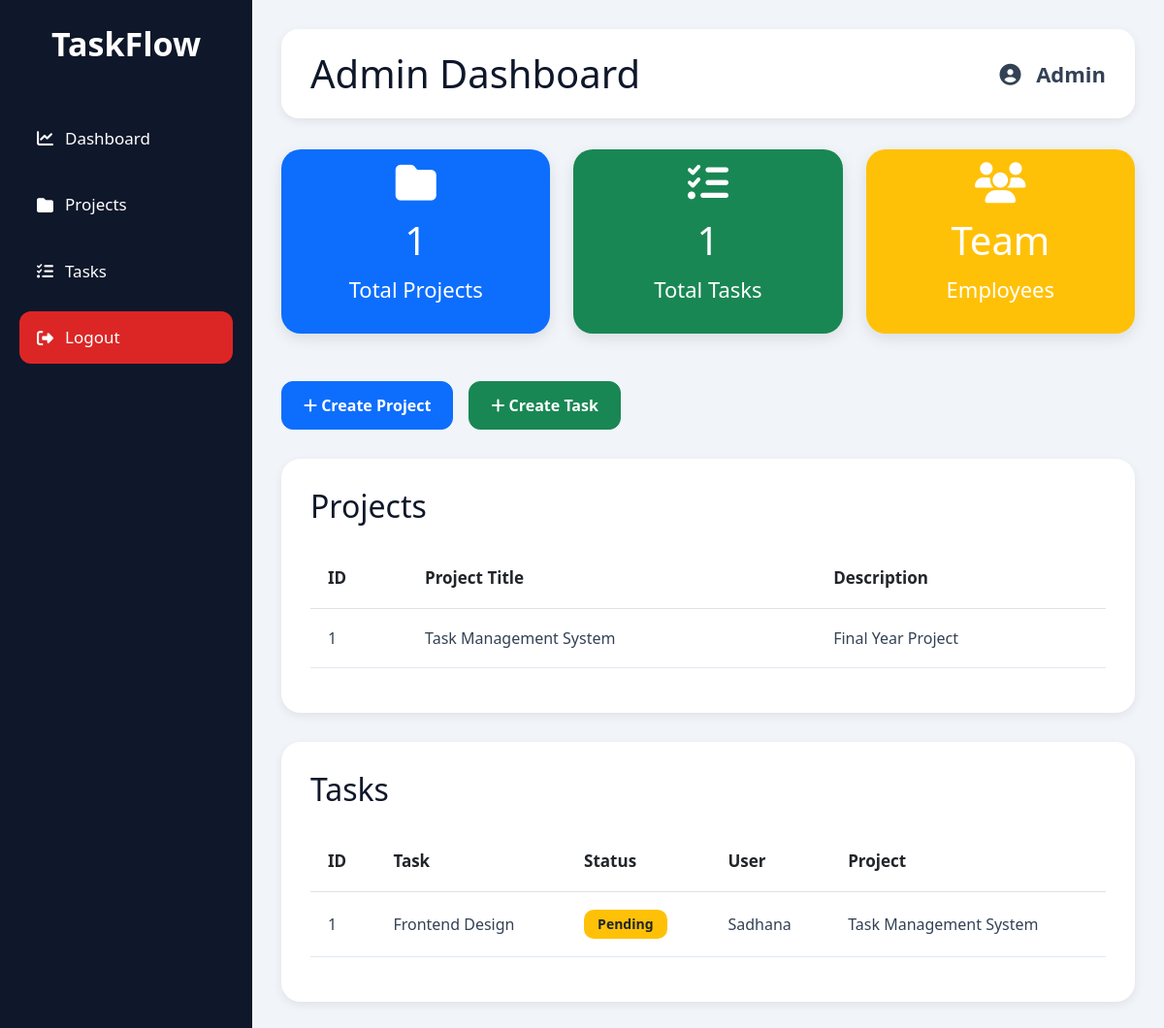
Page /admin_dashboard (signed in) on the committed database.
### tables this page shows
CREATE TABLE projects(
        id INTEGER PRIMARY KEY AUTOINCREMENT,
        title TEXT,
        description TEXT,
        created_by INTEGER
    );

CREATE TABLE tasks(
        id INTEGER PRIMARY KEY AUTOINCREMENT,
        title TEXT,
        description TEXT,
        status TEXT,
        assigned_to INTEGER,
        project_id INTEGER
    );

CREATE TABLE users(
        id INTEGER PRIMARY KEY AUTOINCREMENT,
        name TEXT,
        email TEXT UNIQUE,
        password TEXT,
        role TEXT
    );

### app.py (the view)
@app.route('/admin_dashboard')
def admin_dashboard():
    if 'role' not in session:
        return redirect('/')
    if session['role'] != 'admin':
        return redirect('/')
    conn = get_db_connection()
    cur = conn.cursor()
    cur.execute("SELECT * FROM projects")
    projects = cur.fetchall()
    cur.execute("""
    SELECT
        tasks.id,
        tasks.title,
        tasks.status,
        users.name AS employee_name,
        projects.title AS project_title

    FROM tasks

    JOIN users
    ON tasks.assigned_to = users.id

    JOIN projects
    ON tasks.project_id = projects.id
    """)
    tasks = cur.fetchall()
    conn.close()
    return render_template(
        'admin_dashboard.html',
        projects=projects,
        tasks=tasks
    )

### app.py (called while the page is built)
def get_db_connection():
    conn = sqlite3.connect('database.db')
    conn.row_factory = sqlite3.Row
    return conn

### templates/admin_dashboard.html (shortened to what this page needs)
<!DOCTYPE html>
<html lang="en">
<head>
    <link href="https://cdn.jsdelivr.net/npm/bootstrap@5.3.0/dist/css/bootstrap.min.css" rel="stylesheet">
    <link rel="stylesheet"
        href="https://cdnjs.cloudflare.com/ajax/libs/font-awesome/6.4.0/css/all.min.css">
    <link rel="stylesheet"
        href="{{ url_for('static', filename='css/style.css') }}">
</head>
<body>
<div class="wrapper">
    <div class="sidebar">
        <h2 class="logo">TaskFlow</h2>
        <ul>
            <li>
                <a href="#">
                    <i class="fa fa-chart-line"></i>
                    Dashboard
                </a>
            </li>
            <li>
                <a href="/create_project">
                    <i class="fa fa-folder"></i>
                    Projects
                </a>
            </li>
            <li>
                <a href="/create_task">
                    <i class="fa fa-tasks"></i>
                    Tasks
                </a>
            </li>
            <li>
                <a href="/logout" class="logout-btn">
                    <i class="fa fa-sign-out-alt"></i>
                    Logout
                </a>
            </li>
        </ul>
    </div>
    <div class="main-content">
        <div class="topbar">
            <div>
                <h2>Admin Dashboard</h2>
            </div>
            <div class="admin-profile">
                <i class="fa fa-user-circle"></i>
                Admin
            </div>
        </div>
        <div class="row g-4 mt-2">
            <div class="col-lg-4 col-md-6">
                <div class="dashboard-card bg-primary">
                    <i class="fa fa-folder"></i>
                    <h3>{{ projects|length }}</h3>
                    <p>Total Projects</p>
                </div>
            </div>
            <div class="col-lg-4 col-md-6">
                <div class="dashboard-card bg-success">
                    <i class="fa fa-list-check"></i>
                    <h3>{{ tasks|length }}</h3>
                    <p>Total Tasks</p>
                </div>
            </div>
            <div class="col-lg-4 col-md-12">
                <div class="dashboard-card bg-warning">
                    <i class="fa fa-users"></i>
                    <h3>Team</h3>
                    <p>Employees</p>
                </div>
            </div>
        </div>
        <div class="d-flex gap-3 flex-wrap mt-4">
            <a href="/create_project"
                class="btn btn-primary">
                <i class="fa fa-plus"></i>
                Create Project
            </a>
            <a href="/create_task"
                class="btn btn-success">
                <i class="fa fa-plus"></i>
                Create Task
            </a>
        </div>
        <div class="table-container">
            <div class="d-flex justify-content-between align-items-center mb-4">
                <h4 class="mb-0">Projects</h4>
            </div>
            <div class="table-responsive">
                <table class="table align-middle table-hover">
                    <thead>
                        <tr>
                            <th>ID</th>
                            <th>Project Title</th>
                            <th>Description</th>
                        </tr>
                    </thead>
                    <tbody>
                        {% for project in projects %}
                        <tr>
                            <td>{{ project[0] }}</td>
                            <td>{{ project[1] }}</td>
                            <td>{{ project[2] }}</td>
                        </tr>
                        {% endfor %}
                    </tbody>
                </table>
            </div>
        </div>
        <div class="table-container">
            <div class="d-flex justify-content-between align-items-center mb-4">
                <h4 class="mb-0">Tasks</h4>
            </div>
            <div class="table-responsive">
                <table class="table align-middle table-hover">
                    <thead>
                        <tr>
                            <th>ID</th>
                            <th>Task</th>
                            <th>Status</th>
                            <th>User</th>
                            <th>Project</th>
                        </tr>
                    </thead>
                    <tbody>
                        {% for task in tasks %}
                        <tr>
                            <td>{{ task[0] }}</td>
                            <td>{{ task[1] }}</td>
                            <td>
                                {% if task[2] == 'Completed' %}
                                <span class="badge bg-success">
                                    Completed
                                </span>
                                {% else %}
                                <span class="badge bg-warning text-dark">
                                    Pending
                                </span>
                                {% endif %}
                            </td>
                            <td>{{ task[3] }}</td>
                            <td>{{ task[4] }}</td>
                        </tr>
                        {% endfor %}
                    </tbody>
                </table>
            </div>
        </div>
    </div>
</div>
</body>
</html>

### static/css/style.css (style rules this page uses)
* { margin:0; padding:0; box-sizing:border-box; font-family: 'Segoe UI', Tahoma, Geneva, Verdana, sans-serif; }
body { background:#f1f5f9; }
.wrapper { display:flex; min-height:100vh; }
.sidebar { width:260px; background:#0f172a; position:fixed; top:0; left:0; bottom:0; padding:25px 20px; }
.logo { color:white; font-size:34px; font-weight:bold; margin-bottom:50px; text-align:center; }
.sidebar ul { list-style:none; padding:0; }
.sidebar ul li { margin-bottom:15px; }
.sidebar ul li a { color:white; text-decoration:none; padding:14px 18px; display:flex; align-items:center; gap:12px; border-radius:12px; font-size:17px; transition:0.3s; }
.logout-btn { background:#dc2626; }
.main-content { margin-left:260px; width:100%; padding:30px; }
.topbar { background:white; padding:22px 30px; border-radius:18px; display:flex; justify-content:space-between; align-items:center; box-shadow:0 3px 10px rgba(0,0,0,0.08); }
.topbar h2 { font-size:40px; color:#0f172a; margin:0; }
.admin-profile { font-size:22px; font-weight:600; color:#334155; }
.admin-profile i { margin-right:10px; }
.dashboard-card { height:190px; border-radius:20px; color:white; display:flex; flex-direction:column; justify-content:center; align-items:center; box-shadow:0 5px 15px rgba(0,0,0,0.1); transition:0.3s; margin-bottom:25px; }
.dashboard-card i { font-size:42px; margin-bottom:15px; }
.dashboard-card h3 { font-size:40px; margin-bottom:10px; }
.dashboard-card p { font-size:22px; }
.btn { border-radius:12px; padding:12px 22px; font-size:16px; font-weight:600; }
.table-container { background:white; margin-top:30px; padding:30px; border-radius:20px; box-shadow:0 3px 10px rgba(0,0,0,0.08); }
.table-container h4 { font-size:32px; margin-bottom:25px; color:#0f172a; }
.table { width:100%; border-collapse:collapse; }
.table thead { background:#2563eb; color:white; }
.table thead th { padding:18px; text-align:left; font-size:17px; }
.table tbody td { padding:18px; border-bottom:1px solid #e2e8f0; font-size:16px; color:#334155; }
.badge { padding:8px 14px; border-radius:10px; font-size:14px; }

### rows in the picture
projects: id "1", title "Task Management System", description "Final Year Project"
tasks: id "1", title "Frontend Design", status "Pending", name "Sadhana", title "Task Management System"

### other values in the picture
{{ projects|length }} "1"
{{ tasks|length }} "1"
